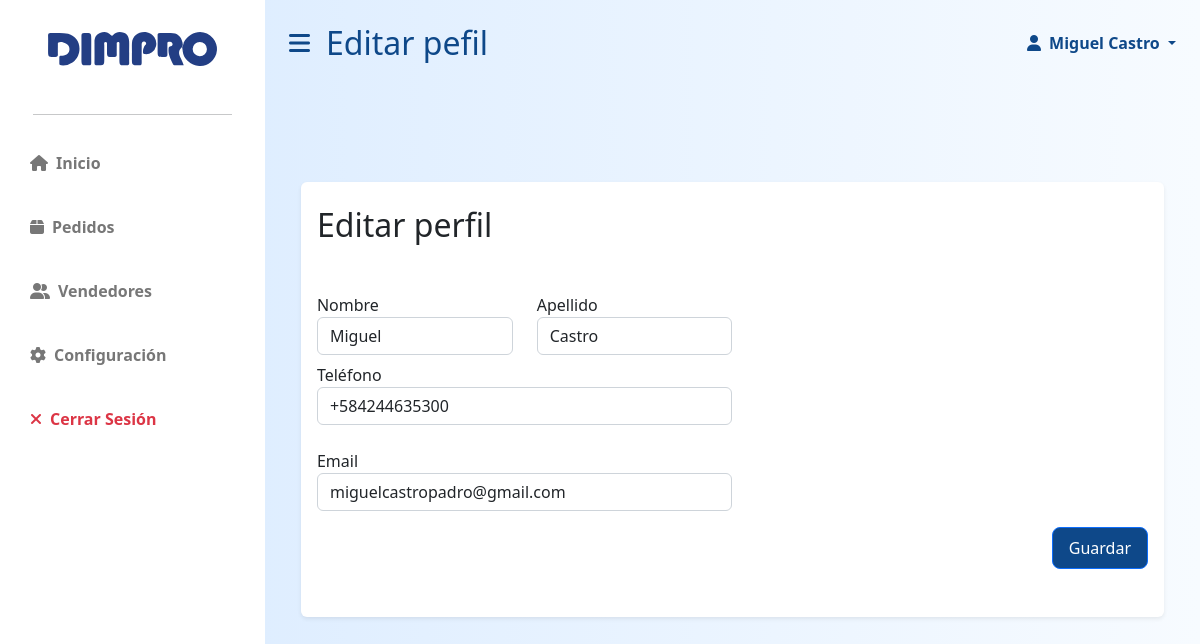
Screenshot of /app/staff/profile/edit/2/ (signed in) with the database file from the repository.
### dimpro/models.py (models this page shows, shortened)
class User(AbstractBaseUser, PermissionsMixin):
    id = models.AutoField(primary_key=True)
    email = models.EmailField(blank=True, default='', unique=True)
    name = models.CharField(max_length=255, blank=True, default='')
    last_name = models.CharField(max_length=255, blank=True, default='')
    phoneregex = RegexValidator(regex=r"^\+?58?\d{11,15}$")
    phonenumber = models.CharField(
        validators=[phoneregex], max_length=17, blank=True, null=False
    )
    is_active = models.BooleanField(default=True)
    is_superuser = models.BooleanField(default=False)
    is_staff = models.BooleanField(default=False)
    is_operator = models.BooleanField(default=False)
    date_joined = models.DateTimeField(default=timezone.now)
    last_login = models.DateTimeField(blank=True, null=True)
    objects = CustomUserManager()
    USERNAME_FIELD = 'email'
    EMAIL_FIELD = 'email'
    REQUIRED_FIELDS = []
    class Meta:
        verbose_name = 'User'
        verbose_name_plural = 'Users'

### dimpro/views.py (the view, shortened to what this page needs)
# urls.py: path("staff/profile/edit/<int:id>/", views.staff_profile_edit, name='staff_profile_edit'),
@only_for('staff')
def staff_profile_edit(request, id):
    user = request.user
    if request.user.id != id:
        return HttpResponseRedirect(f'/app/staff/profile/{request.user.id}/')
    user = request.user
    data = {'name': request.user.name,
            'last_name': request.user.last_name,
            'email': request.user.email,
            'phonenumber': request.user.phonenumber}
    return render(request, 'dimpro/staff/staff_profile_edit.html', {
        'user':user,
        'form':UserEditForm(data=data)})

### dimpro/forms.py
class UserEditForm(forms.Form):
    name = forms.CharField(max_length=32, label='Nombre',widget=forms.TextInput(attrs={'class': 'form-control mb-2', 'placeholder':'Nombre', 'name':'name'}))
    last_name = forms.CharField(max_length=32, label='Apellido',widget=forms.TextInput(attrs={'class': 'form-control mb-2', 'placeholder':'Apellido', 'name':'last_name'}))
    email = forms.EmailField(widget=forms.EmailInput(attrs={'class': 'form-control mb-2', 'placeholder':'Email', 'name':'email'}))
    phoneregex = RegexValidator(regex=r'^\+?58?\d{11,15}$',
        message="El número telefónico debe colocarse en el formato: '+999999999'. Hasta 15 dígitos permitidos.")
    phonenumber = forms.CharField(validators=[phoneregex], max_length=17, label='Teléfono',widget=forms.TextInput(attrs={'class': 'form-control mb-4', 'placeholder':'Teléfono', 'name':'phonenumber'}))

### dimpro/templates/dimpro/staff/staff_profile_edit.html (shortened to what this page needs)
{% extends 'dimpro/staff/staff_layout.html' %}
{% load static %}
{% block stitle %}
    Editar pefil
{% endblock %}
{% block body %}
<section>
    <div class="container mt-5 pt-5">
        <div class="row">
            <div class="col-md-12 m-auto">
                <div class="p-3 bg-white shadow-sm d-flex justify-content-start align-items-center rounded">
                    <div class="text-start card-body">
                        <h2 class="mb-5 mt-2">Editar perfil</h2>
                        <form class="mt-2 mb-4 text-start"action="{% url 'dimpro:staff_profile_edit' user.id %}" method="post">
                            <div class="edit-user-form">
                                <div class="row">
                                    <div class='col-md-6'>
                                        {{ form.name.label }}
                                        {{ form.name }}
                                    </div>
                                    <div class='col-md-6'>
                                        {{ form.last_name.label }}
                                        {{ form.last_name }}
                                    </div>
                                </div>
                                {{ form.phonenumber.label }}
                                {{ form.phonenumber }}
                                {{ form.email.label }}
                                {{ form.email }}
                            </div>
                            <div class="d-flex justify-content-end text-end">
                                <button type="submit" class="grow btn btn-primary btn-lg btn-block w-20 mb-2 mt-2 fs-6">Guardar</button>
                            </div>
                        </form>
                    </div>
                </div>
            </div>
        </div>
    </div>
</section>
{% endblock %}

### dimpro/templates/dimpro/staff/staff_layout.html (shortened to what this page needs)
{% load static %}
<!DOCTYPE html>
<html lang="es">
    <head>
        <link rel="stylesheet" href="https://cdn.jsdelivr.net/npm/bootstrap@5.2.3/dist/css/bootstrap.min.css" />
        <link rel="stylesheet" href="https://cdn.datatables.net/1.13.1/css/dataTables.bootstrap5.min.css" />
        <link rel="stylesheet" href="https://cdnjs.cloudflare.com/ajax/libs/font-awesome/6.2.1/css/all.min.css" />
        <link rel="stylesheet" href="{% static 'dimpro/styles.css' %}">
    </head>
    <body data-is-operator="{{ request.user.is_operator }}">
        <div class="d-flex" id="wrapper">
            <div class="bg-white" id="sidebar-wrapper">
                <div class="sidebar-heading text-center py-4 primary-text fs-4 fw-bold text-uppercase">
                    <a href="{% url 'dimpro:control' %}" class="growt">
                        <img class="mx-0 w-75 mb-2 mt-2"src="{% static 'dimpro/logodimpro.svg' %}" id="dimpro-sidebar-logo"alt="" >
                    </a>
                </div>
                <hr class="w-75 mx-auto">
                <div class="list-group list-group-flush my-3">
                    <a href="{% url 'dimpro:control' %}" class="growt list-group-item list-group-item-action bg-transparent second-text fw-bold">
                        <i class="fas fa-house me-2"></i>Inicio
                    </a>
                    <a href="{% url 'dimpro:staff_orders' %}" class="growt list-group-item list-group-item-action bg-transparent second-text fw-bold">
                        <i class="fas fa-box me-2"></i>Pedidos
                    </a>
                    <a href="{% url 'dimpro:staff_clients' %}" class="growt list-group-item list-group-item-action bg-transparent second-text fw-bold">
                        <i class="fas fa-user-group me-2"></i>Vendedores
                    </a>
                    {% if user.is_operator %}
                    <a href="{% url 'dimpro:staff_settings' %}" class="growt list-group-item list-group-item-action bg-transparent second-text fw-bold">
                        <i class="fas fa-gear me-2"></i>Configuración
                    </a>
                    {% endif %}
                    <a href="{% url 'dimpro:logout' %}" class="growt list-group-item list-group-item-action bg-transparent text-danger fw-bold">
                        <i class="fas fa-xmark me-2"></i>Cerrar Sesión
                    </a>
                </div>
            </div>
            <div id="page-content-wrapper">
                <nav class="navbar d-flex navbar-expand-lg navbar-light bg-transparent py-4 px-4">
                    <div class="col-6 d-flex align-items-center">
                        <i class="fas fa-bars primary-text fs-4 me-3" id="menu-toggle"></i>
                        <h2 class="fs-2 m-0 primary-text">{% block stitle %}{% endblock %}</h2>
                    </div>
                    <div class="col-6 d-flex justify-content-end">
                        <a class="nav-link dropdown-toggle primary-text fw-bold" href="#" id="navbarDropdown"
                                        role="button" data-bs-toggle="dropdown" aria-expanded="false" >
                                        <i class="fas fa-user me-2"></i>{{ user.name }} {{ user.last_name }}
                        </a>
                    </div>
                </nav>
                <div class="container-fluid px-4 mb-5">
                    {% block body %}{% endblock %}
                </div>
            </div>
        </div>
    </body>
</html>

### dimpro/static/dimpro/styles.css (style rules this page uses)
:root { --main-bg-color:#0e4889; --main-text-color: #0e4889; --second-text-color: #fff; --second-bg-color: #4378da; --third-text-color: #777777; }
a { text-decoration: none !important; }
.primary-text { color: var(--main-text-color) }
.second-text { color: var(--second-text-color) }
.grow { transition: all .2s ease-in-out; }
.growt { transition: all .2s ease-in-out; }
#wrapper { overflow-x: hidden; background-image: linear-gradient( to right, #d8eaff, #f7fbff ) }
.btn-primary { background-color: var(--main-bg-color); }
#sidebar-wrapper { min-height: 100vh; margin-left: -15rem; transition: margin 0.25s ease-out; }
#sidebar-wrapper .sidebar-heading { padding: 0.875rem 1.25rem; font-size: 1.2rem; }
#sidebar-wrapper .list-group { width: 15rem; }
#page-content-wrapper { min-width: 100vw; }
#menu-toggle { cursor: pointer; transition: margin 2s ease-out; }
.list-group-item { color: var(--third-text-color); border: none; padding: 20px 30px; }
.edit-user-form { width: 100% !important; }
a { text-decoration: none; }
.btn { white-space: no-wrap !important; overflow: hidden !important; display: block !important; }
@media (min-width: 1024px) { #sidebar-wrapper { margin-left: 0; } }
@media (min-width: 1024px) { #page-content-wrapper { min-width: 0; width: 100%; } }
@media (min-width: 1024px) { .edit-user-form { width: 50% !important; } }

### rows the page displays
User: name "Miguel", last_name "Castro", phonenumber "+584244635300", email "miguelcastropadro@gmail.com"
